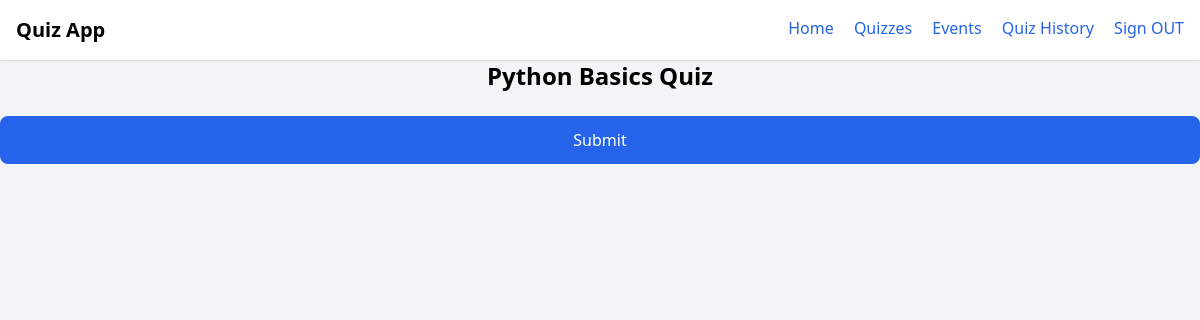
Page /quiz_attempt/1 (signed in) on the earlier database version.
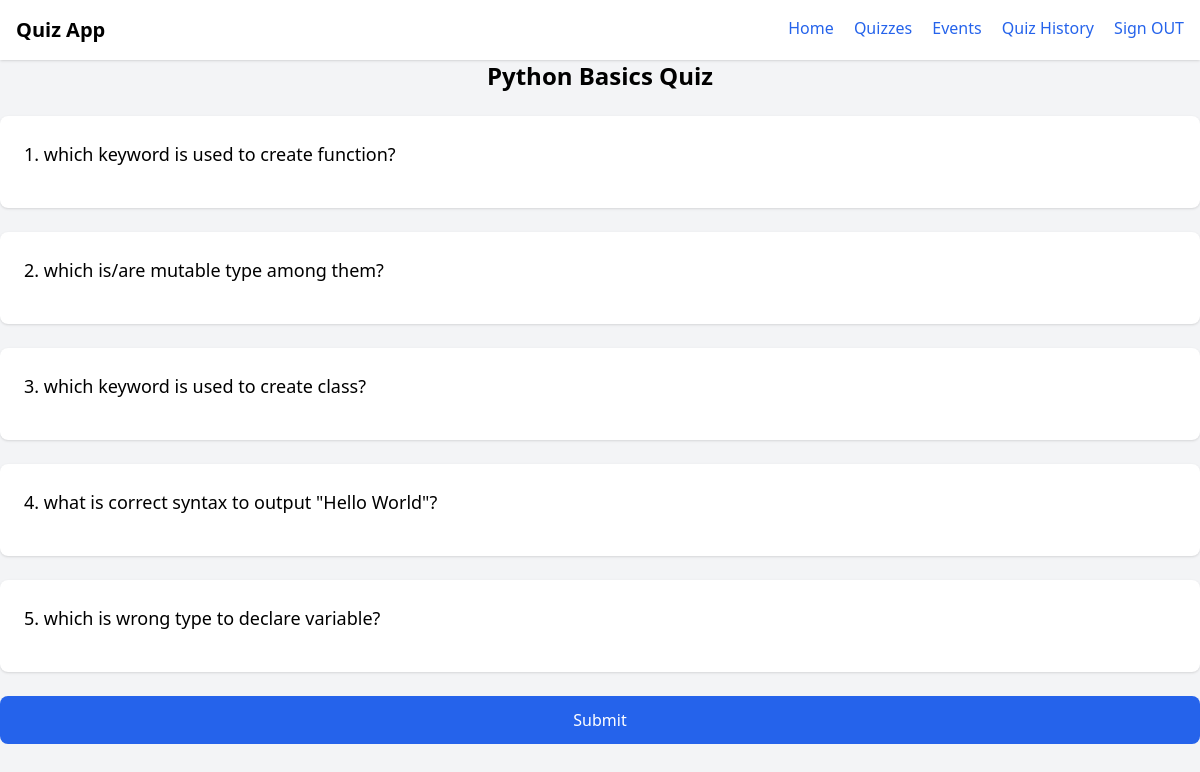
Same page on the later database version.
### quizzs/models.py (models this page shows, shortened)
class Question(models.Model):
    QUESTION_TYPE=[
        ("SINGLE", "SINGLE"),
        ("MULTIPLE", "MULTIPLE")
    ]
    quiz = models.ForeignKey(Quiz, on_delete=models.CASCADE, related_name='question')
    text = models.TextField()
    question_type = models.CharField(choices=QUESTION_TYPE, default="SINGLE")
    created_at = models.DateTimeField(auto_now_add=True)

### quizzs/views.py (the view, shortened to what this page needs)
# urls.py: path('quiz_attempt/<int:quiz_id>', views.quiz_attempt, name='quiz_attempt'),
def quiz_attempt(request, quiz_id):
    if 'uid' not in request.session:
        return redirect('signin')
    uid = request.session.get('uid')
    user = User.objects.get(id=uid)
    quiz = Quiz.objects.get(id=quiz_id)
    questions = quiz.question.all().prefetch_related('answer')
    con = {
        'quiz':quiz,
        'questions':questions,
        'user_name':user.username,
    }
    return render(request, 'quiz_attempt.html', con)

### quizzs/templates/quiz_attempt.html (shortened to what this page needs)
{% extends 'home.html' %}
{% block content %}
<h1 class="text-center text-2xl font-bold mb-6">{{ quiz.title }}</h1>
<form action="{% url 'quiz_attempt' quiz.id %}" method="POST">
    {% for qs in questions %}
        <div class="bg-white p-6 rounded-lg shadow mb-6">
            <p class="text-lg font-medium mb-4">{{ forloop.counter }}. {{ qs.text }}</p>
        </div>
    {% endfor %}
    <button type="submit" class="w-full bg-blue-600 text-white p-3 rounded-lg">
        Submit
    </button>
</form>
{% endblock %}

Differences in the rows shown:
added Question: text "which keyword is used to create function?"
added Question: text "which is/are mutable type among them?"
added Question: text "which keyword is used to create class?"
added Question: text "what is correct syntax to output \"Hello World\"?"
added Question: text "which is wrong type to declare variable?"
